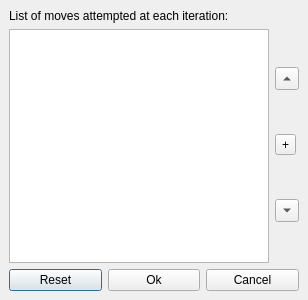
<ui version="4.0" >
 <class>SelectMoves</class>
 <widget class="QDialog" name="SelectMoves" >
  <property name="geometry" >
   <rect>
    <x>0</x>
    <y>0</y>
    <width>308</width>
    <height>300</height>
   </rect>
  </property>
  <property name="sizePolicy" >
   <sizepolicy>
    <hsizetype>0</hsizetype>
    <vsizetype>0</vsizetype>
    <horstretch>0</horstretch>
    <verstretch>0</verstretch>
   </sizepolicy>
  </property>
  <property name="acceptDrops" >
   <bool>true</bool>
  </property>
  <property name="windowTitle" >
   <string>List of moves</string>
  </property>
  <layout class="QGridLayout" >
   <property name="margin" >
    <number>9</number>
   </property>
   <property name="spacing" >
    <number>6</number>
   </property>
   <item row="2" column="0" colspan="2" >
    <layout class="QGridLayout" >
     <property name="margin" >
      <number>0</number>
     </property>
     <property name="spacing" >
      <number>6</number>
     </property>
     <item row="0" column="0" >
      <widget class="QPushButton" name="resetButton" >
       <property name="text" >
        <string>Reset</string>
       </property>
      </widget>
     </item>
     <item row="0" column="1" >
      <widget class="QPushButton" name="okButton" >
       <property name="text" >
        <string>Ok</string>
       </property>
      </widget>
     </item>
     <item row="0" column="2" >
      <widget class="QPushButton" name="cancelButton" >
       <property name="text" >
        <string>Cancel</string>
       </property>
      </widget>
     </item>
    </layout>
   </item>
   <item row="0" column="0" colspan="2" >
    <widget class="QLabel" name="label" >
     <property name="text" >
      <string>List of moves attempted at each iteration:</string>
     </property>
    </widget>
   </item>
   <item row="1" column="0" >
    <widget class="QListWidget" name="listWidget" >
     <property name="acceptDrops" >
      <bool>true</bool>
     </property>
     <property name="dragEnabled" >
      <bool>true</bool>
     </property>
     <property name="dragDropMode" >
      <enum>QAbstractItemView::DragOnly</enum>
     </property>
     <property name="selectionBehavior" >
      <enum>QAbstractItemView::SelectRows</enum>
     </property>
     <property name="movement" >
      <enum>QListView::Snap</enum>
     </property>
     <property name="sortingEnabled" >
      <bool>false</bool>
     </property>
    </widget>
   </item>
   <item row="1" column="1" >
    <layout class="QGridLayout" >
     <property name="margin" >
      <number>0</number>
     </property>
     <property name="spacing" >
      <number>6</number>
     </property>
     <item row="0" column="0" >
      <widget class="QToolButton" name="upButton" >
       <property name="text" >
        <string>...</string>
       </property>
       <property name="arrowType" >
        <enum>Qt::UpArrow</enum>
       </property>
      </widget>
     </item>
     <item row="1" column="0" >
      <widget class="QToolButton" name="x2Button" >
       <property name="text" >
        <string>+</string>
       </property>
      </widget>
     </item>
     <item row="2" column="0" >
      <widget class="QToolButton" name="downButton" >
       <property name="text" >
        <string>...</string>
       </property>
       <property name="arrowType" >
        <enum>Qt::DownArrow</enum>
       </property>
      </widget>
     </item>
    </layout>
   </item>
  </layout>
 </widget>
 <resources/>
 <connections/>
</ui>
